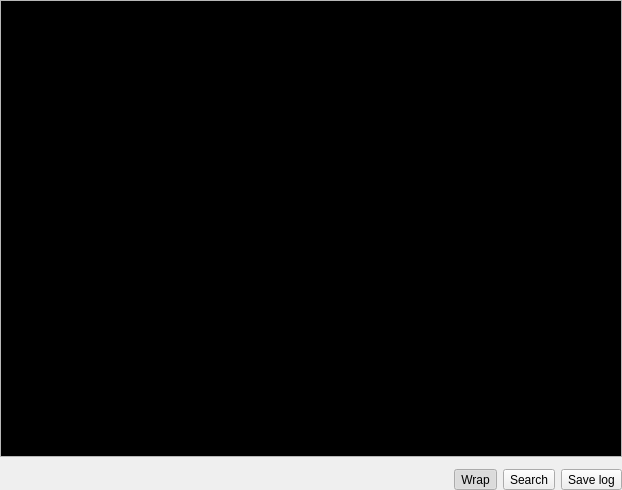
<?xml version="1.0" encoding="UTF-8"?>
<ui version="4.0">
 <class>DebugOutputWidget</class>
 <widget class="QWidget" name="DebugOutputWidget">
  <property name="geometry">
   <rect>
    <x>0</x>
    <y>0</y>
    <width>622</width>
    <height>490</height>
   </rect>
  </property>
  <property name="windowTitle">
   <string>Form</string>
  </property>
  <layout class="QVBoxLayout" name="verticalLayout_2">
   <property name="leftMargin">
    <number>0</number>
   </property>
   <property name="topMargin">
    <number>0</number>
   </property>
   <property name="rightMargin">
    <number>0</number>
   </property>
   <property name="bottomMargin">
    <number>0</number>
   </property>
   <item>
    <widget class="QPlainTextEdit" name="dbg_output_txt">
     <property name="sizePolicy">
      <sizepolicy hsizetype="Expanding" vsizetype="Expanding">
       <horstretch>0</horstretch>
       <verstretch>0</verstretch>
      </sizepolicy>
     </property>
     <property name="palette">
      <palette>
       <active>
        <colorrole role="WindowText">
         <brush brushstyle="SolidPattern">
          <color alpha="255">
           <red>255</red>
           <green>255</green>
           <blue>255</blue>
          </color>
         </brush>
        </colorrole>
        <colorrole role="Text">
         <brush brushstyle="SolidPattern">
          <color alpha="255">
           <red>255</red>
           <green>255</green>
           <blue>255</blue>
          </color>
         </brush>
        </colorrole>
        <colorrole role="Base">
         <brush brushstyle="SolidPattern">
          <color alpha="255">
           <red>0</red>
           <green>0</green>
           <blue>0</blue>
          </color>
         </brush>
        </colorrole>
        <colorrole role="PlaceholderText">
         <brush brushstyle="NoBrush">
          <color alpha="128">
           <red>255</red>
           <green>255</green>
           <blue>255</blue>
          </color>
         </brush>
        </colorrole>
       </active>
       <inactive>
        <colorrole role="WindowText">
         <brush brushstyle="SolidPattern">
          <color alpha="255">
           <red>255</red>
           <green>255</green>
           <blue>255</blue>
          </color>
         </brush>
        </colorrole>
        <colorrole role="Text">
         <brush brushstyle="SolidPattern">
          <color alpha="255">
           <red>255</red>
           <green>255</green>
           <blue>255</blue>
          </color>
         </brush>
        </colorrole>
        <colorrole role="Base">
         <brush brushstyle="SolidPattern">
          <color alpha="255">
           <red>0</red>
           <green>0</green>
           <blue>0</blue>
          </color>
         </brush>
        </colorrole>
        <colorrole role="PlaceholderText">
         <brush brushstyle="NoBrush">
          <color alpha="128">
           <red>255</red>
           <green>255</green>
           <blue>255</blue>
          </color>
         </brush>
        </colorrole>
       </inactive>
       <disabled>
        <colorrole role="WindowText">
         <brush brushstyle="SolidPattern">
          <color alpha="255">
           <red>128</red>
           <green>128</green>
           <blue>128</blue>
          </color>
         </brush>
        </colorrole>
        <colorrole role="Text">
         <brush brushstyle="SolidPattern">
          <color alpha="255">
           <red>128</red>
           <green>128</green>
           <blue>128</blue>
          </color>
         </brush>
        </colorrole>
        <colorrole role="Base">
         <brush brushstyle="SolidPattern">
          <color alpha="255">
           <red>255</red>
           <green>255</green>
           <blue>255</blue>
          </color>
         </brush>
        </colorrole>
        <colorrole role="PlaceholderText">
         <brush brushstyle="NoBrush">
          <color alpha="128">
           <red>255</red>
           <green>255</green>
           <blue>255</blue>
          </color>
         </brush>
        </colorrole>
       </disabled>
      </palette>
     </property>
     <property name="font">
      <font/>
     </property>
     <property name="verticalScrollBarPolicy">
      <enum>Qt::ScrollBarPolicy::ScrollBarAsNeeded</enum>
     </property>
     <property name="readOnly">
      <bool>true</bool>
     </property>
    </widget>
   </item>
   <item>
    <widget class="QWidget" name="btns_parent_wgt" native="true">
     <layout class="QVBoxLayout" name="verticalLayout">
      <property name="leftMargin">
       <number>0</number>
      </property>
      <property name="topMargin">
       <number>0</number>
      </property>
      <property name="rightMargin">
       <number>0</number>
      </property>
      <property name="bottomMargin">
       <number>0</number>
      </property>
      <item>
       <widget class="QWidget" name="search_wgt_parent" native="true">
        <property name="minimumSize">
         <size>
          <width>0</width>
          <height>0</height>
         </size>
        </property>
       </widget>
      </item>
      <item>
       <layout class="QHBoxLayout" name="buttons_lt">
        <item>
         <spacer name="horizontalSpacer">
          <property name="orientation">
           <enum>Qt::Orientation::Horizontal</enum>
          </property>
          <property name="sizeHint" stdset="0">
           <size>
            <width>40</width>
            <height>20</height>
           </size>
          </property>
         </spacer>
        </item>
        <item>
         <widget class="QToolButton" name="wrap_tb">
          <property name="sizePolicy">
           <sizepolicy hsizetype="Fixed" vsizetype="Fixed">
            <horstretch>0</horstretch>
            <verstretch>0</verstretch>
           </sizepolicy>
          </property>
          <property name="toolTip">
           <string>Toggles the line wrap.</string>
          </property>
          <property name="text">
           <string>Wrap</string>
          </property>
          <property name="icon">
           <iconset resource="../../res/resources.qrc">
            <normaloff>:/icons/icons/wordwrap.png</normaloff>:/icons/icons/wordwrap.png</iconset>
          </property>
          <property name="iconSize">
           <size>
            <width>25</width>
            <height>25</height>
           </size>
          </property>
          <property name="shortcut">
           <string>Ctrl+F</string>
          </property>
          <property name="checkable">
           <bool>true</bool>
          </property>
          <property name="checked">
           <bool>true</bool>
          </property>
          <property name="toolButtonStyle">
           <enum>Qt::ToolButtonStyle::ToolButtonTextBesideIcon</enum>
          </property>
         </widget>
        </item>
        <item>
         <widget class="QToolButton" name="search_tb">
          <property name="sizePolicy">
           <sizepolicy hsizetype="Fixed" vsizetype="Fixed">
            <horstretch>0</horstretch>
            <verstretch>0</verstretch>
           </sizepolicy>
          </property>
          <property name="toolTip">
           <string>Perform text search on the debug messages.</string>
          </property>
          <property name="text">
           <string>Search</string>
          </property>
          <property name="icon">
           <iconset resource="../../res/resources.qrc">
            <normaloff>:/icons/icons/findtext.png</normaloff>:/icons/icons/findtext.png</iconset>
          </property>
          <property name="iconSize">
           <size>
            <width>25</width>
            <height>25</height>
           </size>
          </property>
          <property name="shortcut">
           <string>Ctrl+F</string>
          </property>
          <property name="checkable">
           <bool>true</bool>
          </property>
          <property name="toolButtonStyle">
           <enum>Qt::ToolButtonStyle::ToolButtonTextBesideIcon</enum>
          </property>
         </widget>
        </item>
        <item>
         <widget class="QToolButton" name="save_tb">
          <property name="sizePolicy">
           <sizepolicy hsizetype="Fixed" vsizetype="Fixed">
            <horstretch>0</horstretch>
            <verstretch>0</verstretch>
           </sizepolicy>
          </property>
          <property name="toolTip">
           <string>Save the debug messages to a file.</string>
          </property>
          <property name="text">
           <string>Save log</string>
          </property>
          <property name="icon">
           <iconset resource="../../res/resources.qrc">
            <normaloff>:/icons/icons/save.png</normaloff>:/icons/icons/save.png</iconset>
          </property>
          <property name="iconSize">
           <size>
            <width>25</width>
            <height>25</height>
           </size>
          </property>
          <property name="shortcut">
           <string>Ctrl+S</string>
          </property>
          <property name="toolButtonStyle">
           <enum>Qt::ToolButtonStyle::ToolButtonTextBesideIcon</enum>
          </property>
         </widget>
        </item>
       </layout>
      </item>
     </layout>
    </widget>
   </item>
  </layout>
 </widget>
 <resources>
  <include location="../../res/resources.qrc"/>
  <include location="../../res/resources.qrc"/>
 </resources>
 <connections/>
</ui>
